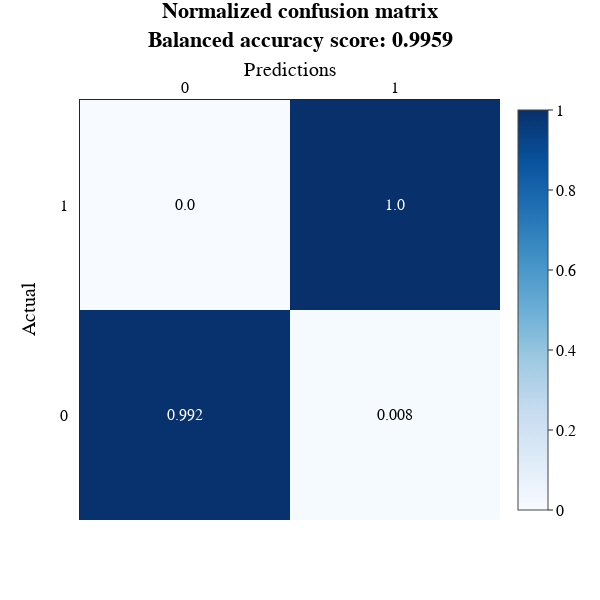
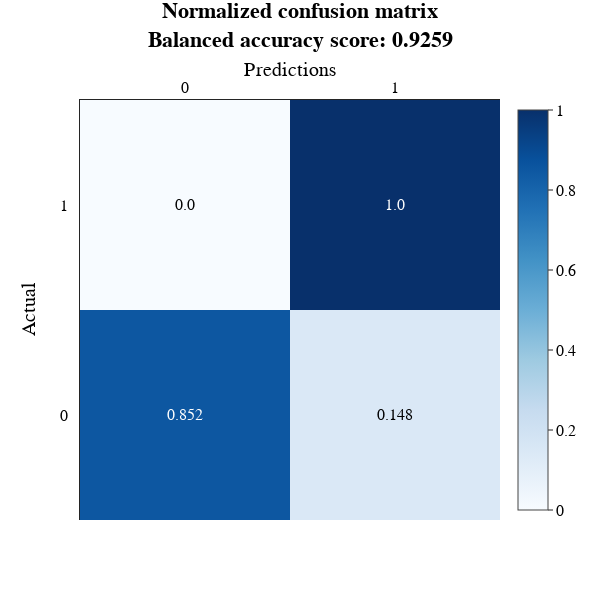

The notebook cell these images were saved under, in order:
### Markdown cell above
Confussion matrix

### Code cell
model = Support_Vector_Machines_SMO(kernel="rbf", C=1, gamma=1, max_iter=500)
model.fit(X_train, y_train)
y_pred_train = model.predict(X_train)
y_pred_test = model.predict(X_test)
print("TRAIN:")
conf_matrix(y_true=y_train, predictions=y_pred_train, normalize=True)
print("TEST:")
conf_matrix(y_true=y_test, predictions=y_pred_test, normalize=True)

### Figure 1 — Plotly figure (JSON) as saved in the notebook; plotly's stock layout.template omitted (floating-point values rounded to 4 significant figures)
{"data": [{"colorscale": [[0, "rgb(247,251,255)"], [0.125, "rgb(222,235,247)"], [0.25, "rgb(198,219,239)"], [0.375, "rgb(158,202,225)"], [0.5, "rgb(107,174,214)"], [0.625, "rgb(66,146,198)"], [0.75, "rgb(33,113,181)"], [0.875, "rgb(8,81,156)"], [1, "rgb(8,48,107)"]], "reversescale": false, "showscale": true, "type": "heatmap", "x": ["0", "1"], "y": ["0", "1"], "z": [[0.992, 0.008], [0, 1]]}], "layout": {"annotations": [{"font": {"color": "#FFFFFF"}, "showarrow": false, "text": "0.992", "x": "0", "xref": "x", "y": "0", "yref": "y"}, {"font": {"color": "#000000"}, "showarrow": false, "text": "0.008", "x": "1", "xref": "x", "y": "0", "yref": "y"}, {"font": {"color": "#000000"}, "showarrow": false, "text": "0.0", "x": "0", "xref": "x", "y": "1", "yref": "y"}, {"font": {"color": "#FFFFFF"}, "showarrow": false, "text": "1.0", "x": "1", "xref": "x", "y": "1", "yref": "y"}, {"font": {"color": "Black", "family": "Times New Roman", "size": 20}, "showarrow": false, "text": "Actual", "textangle": -90, "x": -0.15, "xref": "paper", "y": 0.5, "yref": "paper"}, {"font": {"color": "Black", "family": "Times New Roman", "size": 20}, "showarrow": false, "text": "Predictions", "x": 0.5, "xref": "paper", "y": 1.1, "yref": "paper"}], "font": {"color": "Black", "family": "Times New Roman", "size": 16}, "height": 600, "showlegend": false, "title": {"text": "<b>Normalized confusion matrix<br>Balanced accuracy score: 0.9959<b>", "x": 0.5, "y": 0.97}, "width": 600, "xaxis": {"dtick": 1, "gridcolor": "rgb(0, 0, 0)", "side": "top", "ticks": ""}, "yaxis": {"dtick": 1, "ticks": "", "ticksuffix": "  "}}}

### Figure 2 — Plotly figure (JSON) as saved in the notebook; plotly's stock layout.template omitted (floating-point values rounded to 4 significant figures)
{"data": [{"colorscale": [[0, "rgb(247,251,255)"], [0.125, "rgb(222,235,247)"], [0.25, "rgb(198,219,239)"], [0.375, "rgb(158,202,225)"], [0.5, "rgb(107,174,214)"], [0.625, "rgb(66,146,198)"], [0.75, "rgb(33,113,181)"], [0.875, "rgb(8,81,156)"], [1, "rgb(8,48,107)"]], "reversescale": false, "showscale": true, "type": "heatmap", "x": ["0", "1"], "y": ["0", "1"], "z": [[0.852, 0.148], [0, 1]]}], "layout": {"annotations": [{"font": {"color": "#FFFFFF"}, "showarrow": false, "text": "0.852", "x": "0", "xref": "x", "y": "0", "yref": "y"}, {"font": {"color": "#000000"}, "showarrow": false, "text": "0.148", "x": "1", "xref": "x", "y": "0", "yref": "y"}, {"font": {"color": "#000000"}, "showarrow": false, "text": "0.0", "x": "0", "xref": "x", "y": "1", "yref": "y"}, {"font": {"color": "#FFFFFF"}, "showarrow": false, "text": "1.0", "x": "1", "xref": "x", "y": "1", "yref": "y"}, {"font": {"color": "Black", "family": "Times New Roman", "size": 20}, "showarrow": false, "text": "Actual", "textangle": -90, "x": -0.15, "xref": "paper", "y": 0.5, "yref": "paper"}, {"font": {"color": "Black", "family": "Times New Roman", "size": 20}, "showarrow": false, "text": "Predictions", "x": 0.5, "xref": "paper", "y": 1.1, "yref": "paper"}], "font": {"color": "Black", "family": "Times New Roman", "size": 16}, "height": 600, "showlegend": false, "title": {"text": "<b>Normalized confusion matrix<br>Balanced accuracy score: 0.9259<b>", "x": 0.5, "y": 0.97}, "width": 600, "xaxis": {"dtick": 1, "gridcolor": "rgb(0, 0, 0)", "side": "top", "ticks": ""}, "yaxis": {"dtick": 1, "ticks": "", "ticksuffix": "  "}}}
